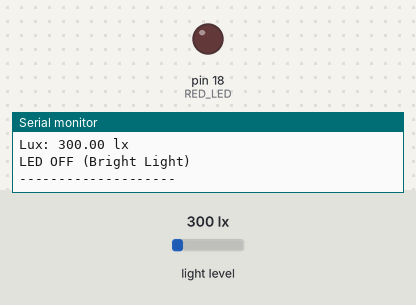
Recording of a sketch running on a simulated Arduino Uno, built with avr-gcc and run on an emulated ATmega328P. On the bench: output pins drawn as LEDs (lit = HIGH), the last lines printed to the serial monitor. Inputs (shaded band) come from the test bench; at power-on: light level 300 lx.

Above: at 1.8 s.
1.9 s: light level set to 105 lx
3.4 s: light level set to 96 lx
At 4.4 s:
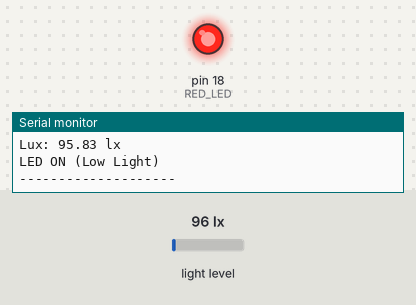
5.5 s: light level set to 500 lx
At 7.2 s:
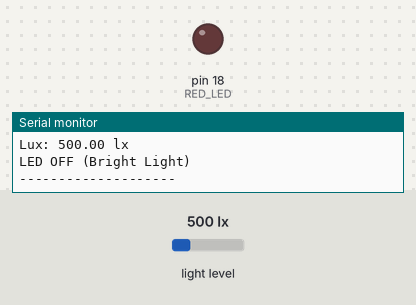
7.5 s: light level set to 40 lx
At 8.8 s:
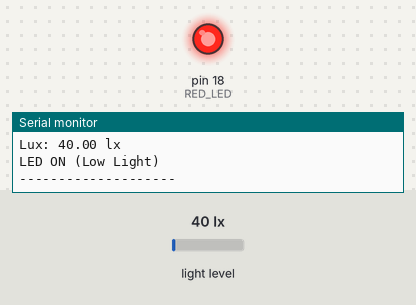
Timing chart, 0 to 10.5 s (numbered marks = the images above; inputs shaded):
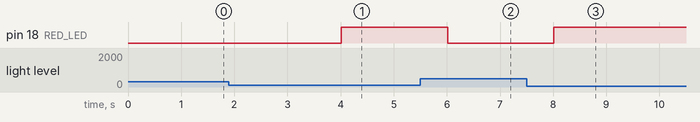

The sketch:

6._Intelligent_Street_Light.ino
```cpp
#include <Wire.h>
#include <BH1750.h>

#define RED_LED 18   // LED pin

BH1750 lightMeter;

void setup() {
  Serial.begin(115200);

  while (!Serial) {
    delay(10);
  }

  pinMode(RED_LED, OUTPUT);
  digitalWrite(RED_LED, LOW);

  Wire.begin();

  if (lightMeter.begin(BH1750::CONTINUOUS_HIGH_RES_MODE, 0x5C, &Wire)) {
    Serial.println("BH1750 initialized successfully");
  } else {
    Serial.println("BH1750 initialization failed");
    while (1);
  }
}

void loop() {
  float lux = lightMeter.readLightLevel();

  Serial.print("Lux: ");
  Serial.print(lux);
  Serial.println(" lx");

  // Turn LED ON when it is dark
  if (lux < 100) {
    digitalWrite(RED_LED, HIGH);
    Serial.println("LED ON (Low Light)");
  }
  else {
    digitalWrite(RED_LED, LOW);
    Serial.println("LED OFF (Bright Light)");
  }

  Serial.println("--------------------");

  delay(1000);
}
```

Measured:
- the behaviour switches between 101 and 100 lx on light level (found by bisection; images 0 and 1)
- after the input at 3.4 s, pin 18 (RED_LED): LOW → HIGH after 0.61 s
- after the input at 5.5 s, pin 18 (RED_LED): HIGH → LOW after 0.51 s
- after the input at 7.5 s, pin 18 (RED_LED): LOW → HIGH after 0.52 s
